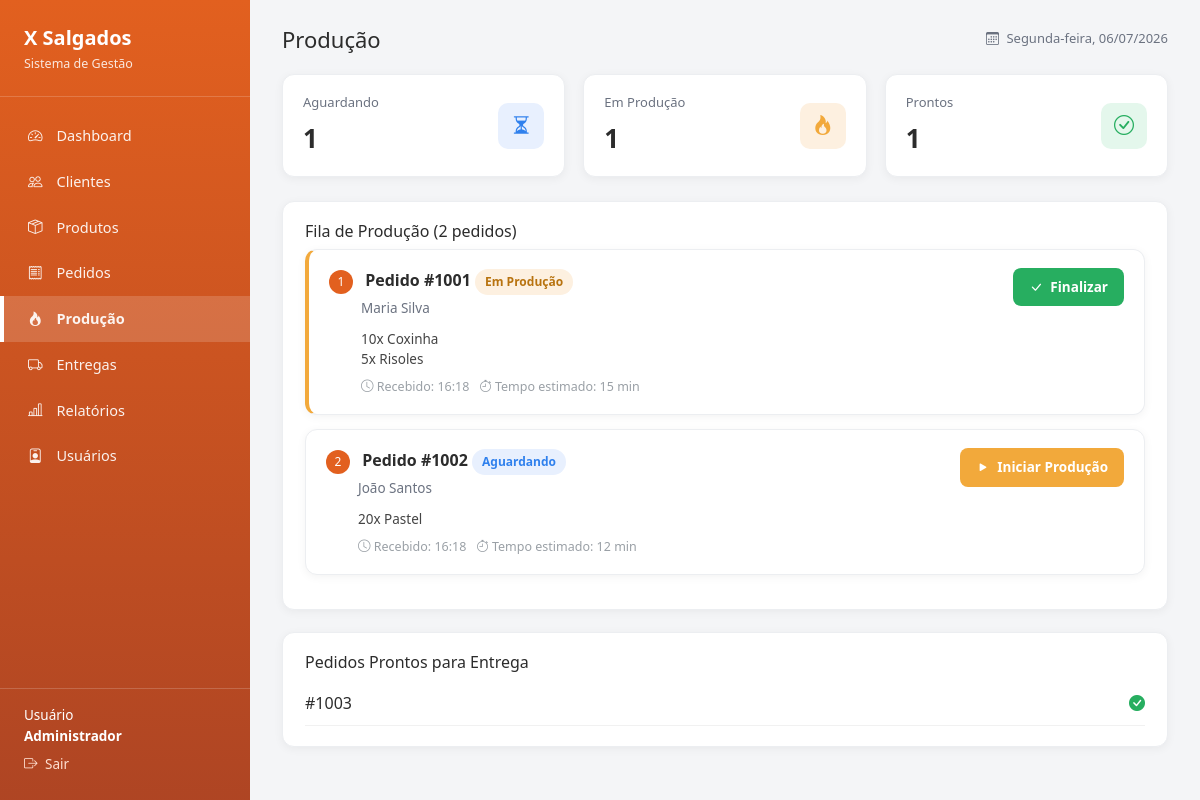
/admin/producao.php (signed in), run on the app's committed database.
### tables this page shows
CREATE TABLE pedidos (
    id INT AUTO_INCREMENT PRIMARY KEY,
    cliente_id INT NOT NULL,
    atendente_id INT NULL,
    entregador_id INT NULL,
    forma_pagamento ENUM('Dinheiro','Cartão','Pix') NOT NULL DEFAULT 'Dinheiro',
    observacoes VARCHAR(255),
    status ENUM('recebido','em_producao','pronto','em_entrega','entregue','cancelado') NOT NULL DEFAULT 'recebido',
    total DECIMAL(10,2) NOT NULL DEFAULT 0,
    criado_em DATETIME DEFAULT CURRENT_TIMESTAMP,
    atualizado_em DATETIME DEFAULT CURRENT_TIMESTAMP ON UPDATE CURRENT_TIMESTAMP,
    FOREIGN KEY (cliente_id) REFERENCES clientes(id),
    FOREIGN KEY (atendente_id) REFERENCES usuarios(id),
    FOREIGN KEY (entregador_id) REFERENCES usuarios(id)
);

CREATE TABLE clientes (
    id INT AUTO_INCREMENT PRIMARY KEY,
    nome VARCHAR(120) NOT NULL,
    telefone VARCHAR(20) NOT NULL,
    cep VARCHAR(10),
    endereco VARCHAR(180),
    numero VARCHAR(10),
    complemento VARCHAR(100),
    bairro VARCHAR(80),
    cidade VARCHAR(80),
    estado VARCHAR(2),
    observacoes VARCHAR(150),
    criado_em DATETIME DEFAULT CURRENT_TIMESTAMP
);

### admin/producao.php (the view, shortened to what this page needs)
<?php
require __DIR__ . '/../config/conexao.php';
$aguardando = $pdo->query("SELECT COUNT(*) FROM pedidos WHERE status='recebido'")->fetchColumn();
$emProducao = $pdo->query("SELECT COUNT(*) FROM pedidos WHERE status='em_producao'")->fetchColumn();
$prontos    = $pdo->query("SELECT COUNT(*) FROM pedidos WHERE status='pronto'")->fetchColumn();
$fila = $pdo->query("
    SELECT p.*, c.nome AS cliente,
           GROUP_CONCAT(CONCAT(ip.quantidade,'x ',pr.nome) SEPARATOR '||') AS itens,
           MAX(pr.tempo_preparo) AS tempo_estimado
    FROM pedidos p
    JOIN clientes c ON c.id = p.cliente_id
    JOIN itens_pedido ip ON ip.pedido_id = p.id
    JOIN produtos pr ON pr.id = ip.produto_id
    WHERE p.status IN ('recebido','em_producao')
    GROUP BY p.id ORDER BY p.criado_em
")->fetchAll();
$prontosEntrega = $pdo->query("
    SELECT p.* FROM pedidos p WHERE p.status = 'pronto' ORDER BY p.criado_em
")->fetchAll();
require __DIR__ . '/../includes/header.php';
?>
<div class="gf-cards">
    <div class="gf-card gf-card--kpi"><div><div class="label">Aguardando</div><div class="value"><?= $aguardando ?></div></div><div class="icon icon-blue"><i class="bi bi-hourglass-split"></i></div></div>
    <div class="gf-card gf-card--kpi"><div><div class="label">Em Produção</div><div class="value"><?= $emProducao ?></div></div><div class="icon icon-yellow"><i class="bi bi-fire"></i></div></div>
    <div class="gf-card gf-card--kpi"><div><div class="label">Prontos</div><div class="value"><?= $prontos ?></div></div><div class="icon icon-green"><i class="bi bi-check-circle"></i></div></div>
</div>
<div class="gf-panel">
    <h3>Fila de Produção (<?= count($fila) ?> pedidos)</h3>
    <?php foreach ($fila as $i => $p): ?>
        <div class="gf-card" style="margin-bottom:14px;<?= $p['status']==='em_producao' ? 'border-left:4px solid var(--gf-yellow);' : '' ?>">
            <div style="display:flex;justify-content:space-between;align-items:flex-start;">
                <div>
                    <span style="background:var(--gf-primary);color:#fff;border-radius:50%;width:24px;height:24px;display:inline-flex;align-items:center;justify-content:center;font-size:12px;margin-right:8px;"><?= $i+1 ?></span>
                    <strong>Pedido #<?= 1000 + $p['id'] ?></strong>
                    <span class="badge-status badge-<?= $p['status'] ?>"><?= $p['status']==='em_producao' ? 'Em Produção' : 'Aguardando' ?></span><br>
                    <span style="color:#6b7280;font-size:13.5px;margin-left:32px;"><?= htmlspecialchars($p['cliente']) ?></span>
                </div>
                <?php if ($p['status'] === 'em_producao'): ?>
                    <a href="?acao=finalizar&id=<?= $p['id'] ?>" class="btn btn-green"><i class="bi bi-check-lg"></i> Finalizar</a>
                <?php else: ?>
                    <a href="?acao=iniciar&id=<?= $p['id'] ?>" class="btn btn-amber"><i class="bi bi-play-fill"></i> Iniciar Produção</a>
                <?php endif; ?>
            </div>
            <div style="margin:10px 0 0 32px;font-size:13.5px;color:#444;">
                <?= str_replace('||', '<br>', htmlspecialchars($p['itens'])) ?>
            </div>
            <div style="margin:8px 0 0 32px;color:#9aa0a6;font-size:12.5px;">
                <i class="bi bi-clock"></i> Recebido: <?= date('H:i', strtotime($p['criado_em'])) ?>
                &nbsp; <i class="bi bi-stopwatch"></i> Tempo estimado: <?= $p['tempo_estimado'] ?> min
            </div>
        </div>
    <?php endforeach; ?>
</div>
<div class="gf-panel">
    <h3>Pedidos Prontos para Entrega</h3>
    <?php foreach ($prontosEntrega as $p): ?>
        <div style="display:flex;justify-content:space-between;padding:10px 0;border-bottom:1px solid #f1f1f1;">
            <span>#<?= 1000 + $p['id'] ?></span>
            <span style="color:var(--gf-green);"><i class="bi bi-check-circle-fill"></i></span>
        </div>
    <?php endforeach; ?>
</div>
<?php require __DIR__ . '/../includes/footer.php'; ?>

### assets/css/style.css (style rules this page uses)
:root { --gf-dark: #9a3a25; --gf-primary: #e2601f; --gf-primary-light: #f0a06b; --gf-accent: #8b3220; --gf-bg: #f4f5f7; --gf-white: #ffffff; --gf-text: #2c2c2c; --gf-text-light: #6b7280; --gf-border: #eceef1; --gf-blue: #2f80ed; --gf-yellow: #f2a93b; --gf-green: #27ae60; --gf-purple: #8e44ad; --gf-gray: #9aa0a6; --gf-red: #e74c3c; }
* { box-sizing: border-box; }
body { font-family: 'Segoe UI', Roboto, Arial, sans-serif; background: var(--gf-bg); color: var(--gf-text); margin: 0; }
a { text-decoration: none; }
.gf-cards { display: grid; grid-template-columns: repeat(auto-fit, minmax(200px, 1fr)); gap: 18px; margin-bottom: 24px; }
.gf-card { background: var(--gf-white); border-radius: 12px; padding: 18px 20px; box-shadow: 0 2px 10px rgba(0,0,0,0.05); border: 1px solid var(--gf-border); }
.gf-card--kpi { display: flex; justify-content: space-between; align-items: center; }
.gf-card--kpi .label { font-size: 13px; color: var(--gf-text-light); margin-bottom: 6px; }
.gf-card--kpi .value { font-size: 26px; font-weight: 700; }
.gf-card--kpi .icon { width: 46px; height: 46px; border-radius: 10px; display: flex; align-items: center; justify-content: center; font-size: 20px; }
.icon-blue { background: #e8f0fe; color: var(--gf-blue); }
.icon-yellow { background: #fdf0e0; color: var(--gf-yellow); }
.icon-green { background: #e4f7ec; color: var(--gf-green); }
.gf-panel { background: var(--gf-white); border-radius: 12px; padding: 20px 22px; box-shadow: 0 2px 10px rgba(0,0,0,0.05); border: 1px solid var(--gf-border); margin-bottom: 22px; }
.gf-panel h3 { margin-top: 0; font-size: 16px; }
.badge-status { display: inline-block; padding: 4px 10px; border-radius: 20px; font-size: 12px; font-weight: 600; }
.badge-recebido { background:#e8f0fe; color: var(--gf-blue); }
.badge-em_producao { background:#fdf0e0; color: #b8730f; }
.btn { border:none; border-radius:8px; padding:9px 16px; font-size:13.5px; font-weight:600; cursor:pointer; }
.btn-green { background: var(--gf-green); color:#fff; }
.btn-amber { background: var(--gf-yellow); color:#fff; }
.gf-nav a i, .btn i, .gf-sidebar__footer .logout i { margin-right: 4px; }
.gf-card--kpi .icon i { font-size: 20px; }

### data on the page
pedidos: 1000 + $p['id'] "1001", status "Em Produção", cliente.nome "Maria Silva", itens "10x Coxinha 5x Risoles", criado_em "16:18", tempo_estimado "15"
pedidos: 1000 + $p['id'] "1002", status "Aguardando", cliente.nome "João Santos", itens "20x Pastel", criado_em "16:18", tempo_estimado "12"
pedidos: 1000 + $p['id'] "1003"

### other printed values
$label "Dashboard"
$label "Clientes"
$label "Produtos"
$label "Pedidos"
$label "Produção"
$label "Entregas"
$label "Relatórios"
$label "Usuários"
$rotulos[$tipo] "Administrador"
$tituloPagina "Produção"
$aguardando "1"
$emProducao "1"
$prontos "1"
count($fila) "2"
